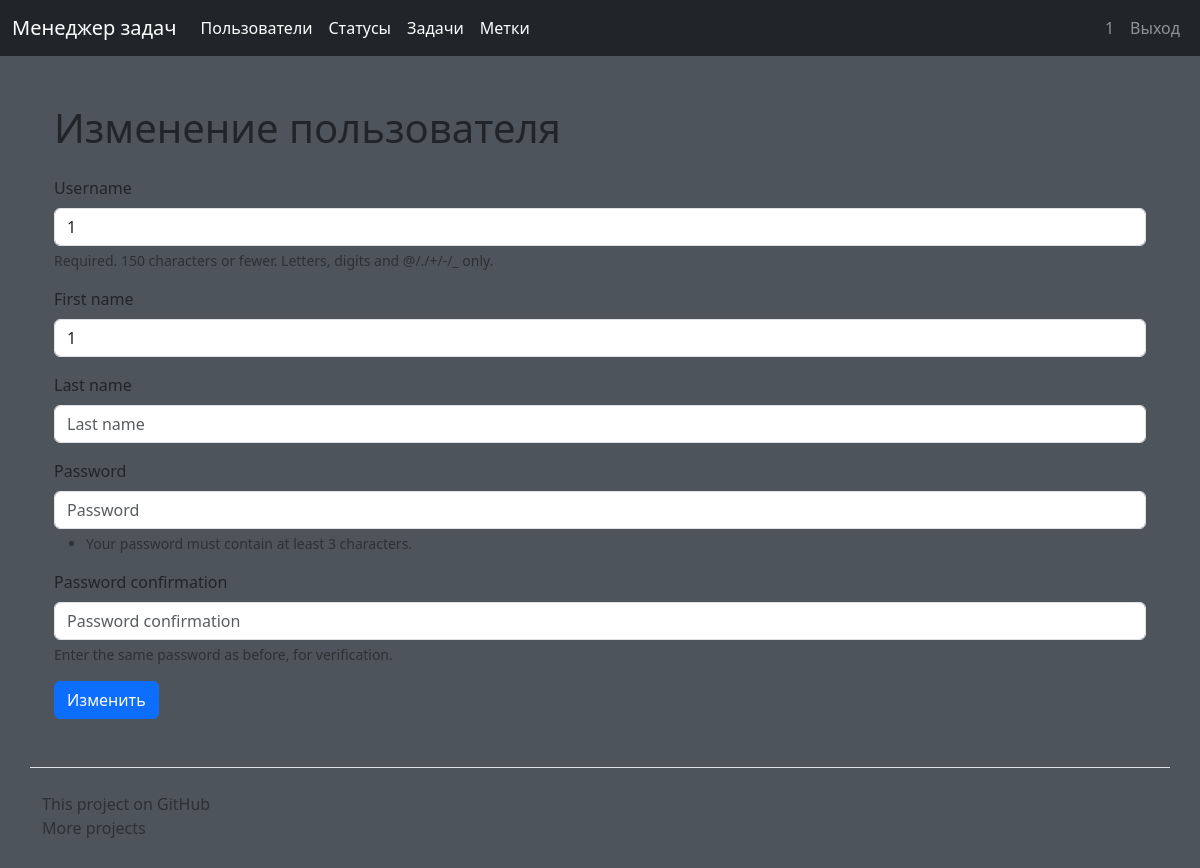
The app's page /users/18/update/ (signed in), older data.
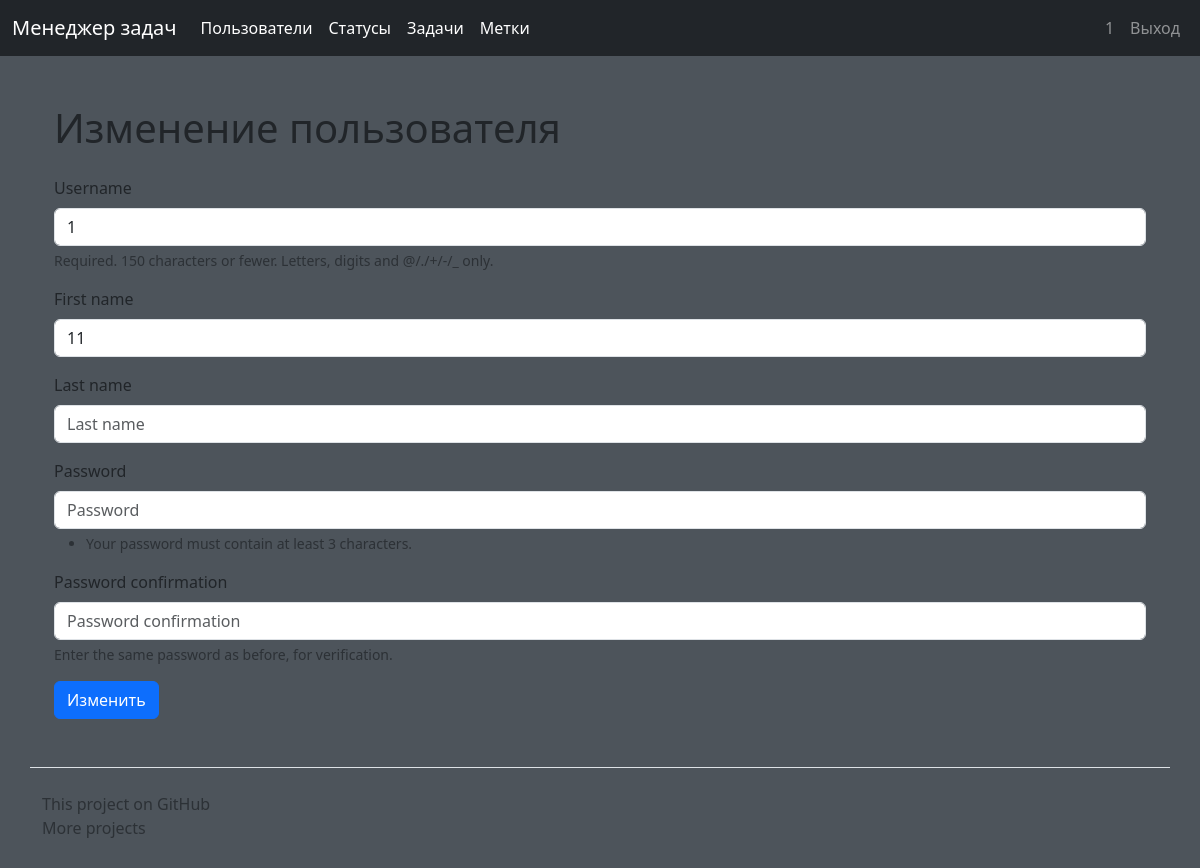
The same page, newer data.
### users/models.py (models this page shows, shortened)
class Users(AbstractUser):
    class Meta:
        ordering = ['-date_joined']

### users/views.py (the view, shortened to what this page needs)
# urls.py: path('<int:pk>/update/', UpdateUserView.as_view(), name='update_user'),
class UpdateUserView(LoginRequiredMixin, SuccessMessageMixin, UpdateView):
    model = get_user_model()
    form_class = RegisterUserForm
    template_name_suffix = '_update_form'
    success_url = reverse_lazy('users')
    success_message = _('User successfully changed')
    extra_context = {'title': _('Update user'),
                     'btn_name': _('Update'), }
    def get(self, request, *args, **kwargs):
        if request.user.id == kwargs.get('pk'):
            return super().get(request, *args, **kwargs)
        messages.error(request, _('You can not change another user'))
        return redirect(self.success_url)

### users/forms.py
class RegisterUserForm(UserCreationForm):
    class Meta:
        model = get_user_model()
        fields = ['username', 'first_name', 'last_name']  # fields = '__all__'
        ordering = ['-date_joined']

### task_manager/templates/users/users_update_form.html (shortened to what this page needs)
{% extends 'base.html' %}
{% load bootstrap4 %}
{% load i18n %}
{% block content %}
<div class="container wrapper flex-grow-1">
    <h1 class="my-4">{{ title }}</h1>
    <form action="" method="post">
        {% bootstrap_form form %}
        <div class="form-group">
            <input class="btn btn-primary" type="submit" value="{{ btn_name }}">
        </div>
    </form>
</div>
{% endblock %}

### task_manager/templates/base.html (shortened to what this page needs)
<!doctype html>
{% load i18n %}
{% load static %}
{% load bootstrap4 %}
{% bootstrap_css %}
<html lang="en">
<head>
    <link href="https://cdn.jsdelivr.net/npm/bootstrap@5.3.0-alpha1/dist/css/bootstrap.min.css"
          rel="stylesheet"
>
</head>
<body>
<nav class="navbar navbar-expand-md navbar-dark bg-dark fixed-top">
    <div class="container-fluid">
        <a class="navbar-brand" href="{% url 'home' %}">{% translate 'Task manager' %}</a>
        <div class="collapse navbar-collapse" id="navbarsExampleDefault">
            <ul class="navbar-nav mr-auto">
                <li class="nav-item active">
                    <a class="nav-link" href="{% url 'users' %}">{% translate 'Users' %}
                        <span class="sr-only">(current)</span></a></li>
                {% if request.user.is_authenticated %}
                <li class="nav-item active">
                    <a class="nav-link" href="{% url 'statuses' %}">{% translate 'Statuses' %}
                        <span class="sr-only">(current)</span></a></li>
                <li class="nav-item active">
                    <a class="nav-link" href="{% url 'tasks' %}">{% translate 'Tasks' %}
                        <span class="sr-only">(current)</span></a></li>
                <li class="nav-item active">
                    <a class="nav-link" href="{% url 'labels' %}">{% translate 'Labels' %}
                        <span class="sr-only">(current)</span></a></li>
                {% endif %}
            </ul>
            <ul class="navbar-nav">
                {% if request.user.is_authenticated %}
                <li class="nav-item nav-link "> {{user.username}}</li>
                <li class="nav-item"><a class="nav-link" href="{% url 'user_logout' %}">
                    {% translate "Logout" %}</a></li>
                {% else %}
                <li class="nav-item"><a class="nav-link" href="{% url 'user_login' %}">
                    {% translate "Login" %}</a></li>
                <li class="nav-item"><a class="nav-link" href="{% url 'register' %}">
                    {% trans 'Registration' %}</a></li>
                {% endif %}
            </ul>
        </div>
    </div>
</nav>
<main role="main" class="container">
    {% block content %}
    {% endblock %}
</main>
<footer class="mt-auto position-sticky top-100">
    <div class="container my-5 pt-4 border-top">
        <a class="text-muted text-center text-decoration-none"
           target="_blank" href="https://github.com/DzmitrySha/python-project-52">
            {% trans 'This project on GitHub' %}
        </a>
        <br>
        <a class="text-muted text-center text-decoration-none lh-1"
           target="_blank" href="https://github.com/DzmitrySha/">
            {% trans 'More projects' %}
        </a>
    </div>
</footer>
</body>
</html>

Row changes from the older to the newer data that the page shows:
changed Users: first_name "1" → "11"
